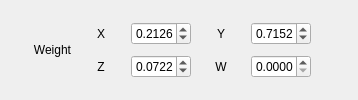
            <widget class="QProfile" name="tabFeature">
             <property name="toolTip">
              <string>Feature</string>
             </property>
             <attribute name="title">
              <string>Feature</string>
             </attribute>
             <layout class="QVBoxLayout" name="verticalLayoutFeature">
              <property name="topMargin">
               <number>12</number>
              </property>
              <property name="bottomMargin">
               <number>12</number>
              </property>
              <item>
               <widget class="QWidget" name="widgetWeight" native="true">
                <property name="minimumSize">
                 <size>
                  <width>0</width>
                  <height>0</height>
                 </size>
                </property>
                <property name="maximumSize">
                 <size>
                  <width>16777215</width>
                  <height>76</height>
                 </size>
                </property>
                <layout class="QGridLayout" name="gridLayoutWeight">
                 <property name="leftMargin">
                  <number>0</number>
                 </property>
                 <property name="topMargin">
                  <number>0</number>
                 </property>
                 <property name="rightMargin">
                  <number>12</number>
                 </property>
                 <property name="bottomMargin">
                  <number>0</number>
                 </property>
                 <property name="horizontalSpacing">
                  <number>24</number>
                 </property>
                 <property name="verticalSpacing">
                  <number>0</number>
                 </property>
                 <item row="0" column="2">
                  <widget class="QDoubleSpinBox" name="doubleSpinBoxWeightX">
                   <property name="minimumSize">
                    <size>
                     <width>60</width>
                     <height>0</height>
                    </size>
                   </property>
                   <property name="maximumSize">
                    <size>
                     <width>60</width>
                     <height>16777215</height>
                    </size>
                   </property>
                   <property name="alignment">
                    <set>Qt::AlignRight|Qt::AlignTrailing|Qt::AlignVCenter</set>
                   </property>
                   <property name="decimals">
                    <number>4</number>
                   </property>
                   <property name="minimum">
                    <double>0.000000000000000</double>
                   </property>
                   <property name="maximum">
                    <double>1.000000000000000</double>
                   </property>
                   <property name="singleStep">
                    <double>0.050000000000000</double>
                   </property>
                   <property name="value">
                    <double>0.212600000000000</double>
                   </property>
                  </widget>
                 </item>
                 <item row="0" column="4">
                  <widget class="QDoubleSpinBox" name="doubleSpinBoxWeightY">
                   <property name="minimumSize">
                    <size>
                     <width>60</width>
                     <height>0</height>
                    </size>
                   </property>
                   <property name="maximumSize">
                    <size>
                     <width>60</width>
                     <height>16777215</height>
                    </size>
                   </property>
                   <property name="alignment">
                    <set>Qt::AlignRight|Qt::AlignTrailing|Qt::AlignVCenter</set>
                   </property>
                   <property name="decimals">
                    <number>4</number>
                   </property>
                   <property name="minimum">
                    <double>0.000000000000000</double>
                   </property>
                   <property name="maximum">
                    <double>1.000000000000000</double>
                   </property>
                   <property name="singleStep">
                    <double>0.050000000000000</double>
                   </property>
                   <property name="value">
                    <double>0.715200000000000</double>
                   </property>
                  </widget>
                 </item>
                 <item row="0" column="0" rowspan="2">
                  <widget class="QLabel" name="labelWeight">
                   <property name="minimumSize">
                    <size>
                     <width>60</width>
                     <height>0</height>
                    </size>
                   </property>
                   <property name="maximumSize">
                    <size>
                     <width>60</width>
                     <height>16777215</height>
                    </size>
                   </property>
                   <property name="text">
                    <string>Weight</string>
                   </property>
                   <property name="alignment">
                    <set>Qt::AlignRight|Qt::AlignTrailing|Qt::AlignVCenter</set>
                   </property>
                  </widget>
                 </item>
                 <item row="1" column="4">
                  <widget class="QDoubleSpinBox" name="doubleSpinBoxWeightW">
                   <property name="minimumSize">
                    <size>
                     <width>60</width>
                     <height>0</height>
                    </size>
                   </property>
                   <property name="maximumSize">
                    <size>
                     <width>60</width>
                     <height>16777215</height>
                    </size>
                   </property>
                   <property name="alignment">
                    <set>Qt::AlignRight|Qt::AlignTrailing|Qt::AlignVCenter</set>
                   </property>
                   <property name="decimals">
                    <number>4</number>
                   </property>
                   <property name="minimum">
                    <double>0.000000000000000</double>
                   </property>
                   <property name="maximum">
                    <double>1.000000000000000</double>
                   </property>
                   <property name="singleStep">
                    <double>0.050000000000000</double>
                   </property>
                   <property name="value">
                    <double>0.000000000000000</double>
                   </property>
                  </widget>
                 </item>
                 <item row="1" column="1">
                  <widget class="QLabel" name="labelWeightZ">
                   <property name="minimumSize">
                    <size>
                     <width>12</width>
                     <height>0</height>
                    </size>
                   </property>
                   <property name="maximumSize">
                    <size>
                     <width>12</width>
                     <height>16777215</height>
                    </size>
                   </property>
                   <property name="text">
                    <string>Z</string>
                   </property>
                   <property name="alignment">
                    <set>Qt::AlignCenter</set>
                   </property>
                  </widget>
                 </item>
                 <item row="1" column="3">
                  <widget class="QLabel" name="labelWeightW">
                   <property name="minimumSize">
                    <size>
                     <width>12</width>
                     <height>0</height>
                    </size>
                   </property>
                   <property name="maximumSize">
                    <size>
                     <width>12</width>
                     <height>16777215</height>
                    </size>
                   </property>
                   <property name="text">
                    <string>W</string>
                   </property>
                   <property name="alignment">
                    <set>Qt::AlignCenter</set>
                   </property>
                  </widget>
                 </item>
                 <item row="0" column="1">
                  <widget class="QLabel" name="labelWeightX">
                   <property name="minimumSize">
                    <size>
                     <width>12</width>
                     <height>0</height>
                    </size>
                   </property>
                   <property name="maximumSize">
                    <size>
                     <width>12</width>
                     <height>16777215</height>
                    </size>
                   </property>
                   <property name="text">
                    <string>X</string>
                   </property>
                   <property name="alignment">
                    <set>Qt::AlignCenter</set>
                   </property>
                  </widget>
                 </item>
                 <item row="0" column="3">
                  <widget class="QLabel" name="labelWeightY">
                   <property name="minimumSize">
                    <size>
                     <width>12</width>
                     <height>0</height>
                    </size>
                   </property>
                   <property name="maximumSize">
                    <size>
                     <width>12</width>
                     <height>16777215</height>
                    </size>
                   </property>
                   <property name="text">
                    <string>Y</string>
                   </property>
                   <property name="alignment">
                    <set>Qt::AlignCenter</set>
                   </property>
                  </widget>
                 </item>
                 <item row="1" column="2">
                  <widget class="QDoubleSpinBox" name="doubleSpinBoxWeightZ">
                   <property name="minimumSize">
                    <size>
                     <width>60</width>
                     <height>0</height>
                    </size>
                   </property>
                   <property name="maximumSize">
                    <size>
                     <width>60</width>
                     <height>16777215</height>
                    </size>
                   </property>
                   <property name="alignment">
                    <set>Qt::AlignRight|Qt::AlignTrailing|Qt::AlignVCenter</set>
                   </property>
                   <property name="decimals">
                    <number>4</number>
                   </property>
                   <property name="minimum">
                    <double>0.000000000000000</double>
                   </property>
                   <property name="maximum">
                    <double>1.000000000000000</double>
                   </property>
                   <property name="singleStep">
                    <double>0.050000000000000</double>
                   </property>
                   <property name="value">
                    <double>0.072200000000000</double>
                   </property>
                  </widget>
                 </item>
                 <item row="0" column="5" rowspan="2">
                  <spacer name="horizontalSpacerWeight">
                   <property name="orientation">
                    <enum>Qt::Horizontal</enum>
                   </property>
                   <property name="sizeHint" stdset="0">
                    <size>
                     <width>24</width>
                     <height>24</height>
                    </size>
                   </property>
                  </spacer>
                 </item>
                </layout>
               </widget>
              </item>
             </layout>
            </widget>
